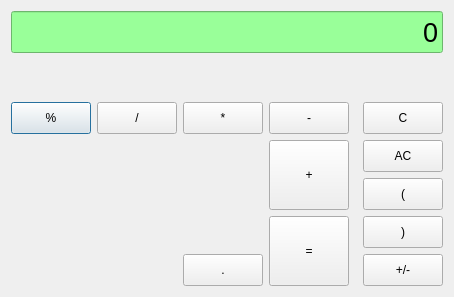
<?xml version="1.0" encoding="UTF-8"?>
<ui version="4.0">
 <class>CalcDialog</class>
 <widget class="QDialog" name="CalcDialog">
  <property name="geometry">
   <rect>
    <x>0</x>
    <y>0</y>
    <width>454</width>
    <height>297</height>
   </rect>
  </property>
  <property name="windowTitle">
   <string>CalcDialog</string>
  </property>
  <layout class="QVBoxLayout" name="verticalLayout_2">
   <item>
    <widget class="QLineEdit" name="lineEdit">
     <property name="minimumSize">
      <size>
       <width>0</width>
       <height>42</height>
      </size>
     </property>
     <property name="font">
      <font>
       <pointsize>20</pointsize>
      </font>
     </property>
     <property name="styleSheet">
      <string notr="true">background-color:  #99FF99;
color: #000;</string>
     </property>
     <property name="text">
      <string>0</string>
     </property>
     <property name="maxLength">
      <number>12</number>
     </property>
     <property name="frame">
      <bool>true</bool>
     </property>
     <property name="alignment">
      <set>Qt::AlignRight|Qt::AlignTrailing|Qt::AlignVCenter</set>
     </property>
     <property name="readOnly">
      <bool>true</bool>
     </property>
     <property name="placeholderText">
      <string notr="true"/>
     </property>
     <property name="clearButtonEnabled">
      <bool>false</bool>
     </property>
    </widget>
   </item>
   <item>
    <spacer name="verticalSpacer">
     <property name="orientation">
      <enum>Qt::Vertical</enum>
     </property>
     <property name="sizeHint" stdset="0">
      <size>
       <width>20</width>
       <height>14</height>
      </size>
     </property>
    </spacer>
   </item>
   <item>
    <layout class="QHBoxLayout" name="horizontalLayout">
     <item>
      <layout class="QGridLayout" name="gridLayout">
       <property name="sizeConstraint">
        <enum>QLayout::SetFixedSize</enum>
       </property>
       <item row="0" column="0">
        <widget class="QPushButton" name="btnPercent">
         <property name="minimumSize">
          <size>
           <width>0</width>
           <height>32</height>
          </size>
         </property>
         <property name="text">
          <string>%</string>
         </property>
         <property name="shortcut">
          <string>%</string>
         </property>
        </widget>
       </item>
       <item row="0" column="1">
        <widget class="QPushButton" name="btnDivision">
         <property name="minimumSize">
          <size>
           <width>0</width>
           <height>32</height>
          </size>
         </property>
         <property name="text">
          <string>/</string>
         </property>
         <property name="shortcut">
          <string>/</string>
         </property>
        </widget>
       </item>
       <item row="0" column="2">
        <widget class="QPushButton" name="btnMultiply">
         <property name="minimumSize">
          <size>
           <width>0</width>
           <height>32</height>
          </size>
         </property>
         <property name="text">
          <string>*</string>
         </property>
         <property name="shortcut">
          <string>*</string>
         </property>
        </widget>
       </item>
       <item row="0" column="3">
        <widget class="QPushButton" name="btnMinus">
         <property name="minimumSize">
          <size>
           <width>0</width>
           <height>32</height>
          </size>
         </property>
         <property name="text">
          <string>-</string>
         </property>
         <property name="shortcut">
          <string>-</string>
         </property>
        </widget>
       </item>
       <item row="1" column="3" rowspan="2">
        <widget class="QPushButton" name="btnPlus">
         <property name="sizePolicy">
          <sizepolicy hsizetype="Minimum" vsizetype="Minimum">
           <horstretch>0</horstretch>
           <verstretch>0</verstretch>
          </sizepolicy>
         </property>
         <property name="minimumSize">
          <size>
           <width>0</width>
           <height>32</height>
          </size>
         </property>
         <property name="text">
          <string>+</string>
         </property>
         <property name="shortcut">
          <string>+</string>
         </property>
        </widget>
       </item>
       <item row="3" column="3" rowspan="2">
        <widget class="QPushButton" name="btnEqual">
         <property name="sizePolicy">
          <sizepolicy hsizetype="Minimum" vsizetype="Minimum">
           <horstretch>0</horstretch>
           <verstretch>0</verstretch>
          </sizepolicy>
         </property>
         <property name="minimumSize">
          <size>
           <width>0</width>
           <height>32</height>
          </size>
         </property>
         <property name="text">
          <string>=</string>
         </property>
         <property name="shortcut">
          <string>Enter</string>
         </property>
        </widget>
       </item>
       <item row="4" column="2">
        <widget class="QPushButton" name="btnPoint">
         <property name="minimumSize">
          <size>
           <width>0</width>
           <height>32</height>
          </size>
         </property>
         <property name="text">
          <string>.</string>
         </property>
        </widget>
       </item>
      </layout>
     </item>
     <item>
      <spacer name="horizontalSpacer">
       <property name="orientation">
        <enum>Qt::Horizontal</enum>
       </property>
       <property name="sizeHint" stdset="0">
        <size>
         <width>13</width>
         <height>20</height>
        </size>
       </property>
      </spacer>
     </item>
     <item>
      <layout class="QVBoxLayout" name="verticalLayout">
       <property name="sizeConstraint">
        <enum>QLayout::SetFixedSize</enum>
       </property>
       <item>
        <widget class="QPushButton" name="btnC">
         <property name="minimumSize">
          <size>
           <width>0</width>
           <height>32</height>
          </size>
         </property>
         <property name="text">
          <string>C</string>
         </property>
         <property name="shortcut">
          <string>Esc</string>
         </property>
        </widget>
       </item>
       <item>
        <widget class="QPushButton" name="btnAC">
         <property name="minimumSize">
          <size>
           <width>0</width>
           <height>32</height>
          </size>
         </property>
         <property name="text">
          <string>AC</string>
         </property>
         <property name="shortcut">
          <string>Del</string>
         </property>
        </widget>
       </item>
       <item>
        <widget class="QPushButton" name="btnBracketOpen">
         <property name="minimumSize">
          <size>
           <width>0</width>
           <height>32</height>
          </size>
         </property>
         <property name="text">
          <string>(</string>
         </property>
         <property name="shortcut">
          <string>(</string>
         </property>
        </widget>
       </item>
       <item>
        <widget class="QPushButton" name="btnBracketClose">
         <property name="minimumSize">
          <size>
           <width>0</width>
           <height>32</height>
          </size>
         </property>
         <property name="text">
          <string>)</string>
         </property>
         <property name="shortcut">
          <string>)</string>
         </property>
        </widget>
       </item>
       <item>
        <widget class="QPushButton" name="btnPlusMinus">
         <property name="minimumSize">
          <size>
           <width>0</width>
           <height>32</height>
          </size>
         </property>
         <property name="text">
          <string>+/-</string>
         </property>
         <property name="shortcut">
          <string>\</string>
         </property>
        </widget>
       </item>
      </layout>
     </item>
    </layout>
   </item>
  </layout>
 </widget>
 <resources/>
 <connections/>
</ui>
